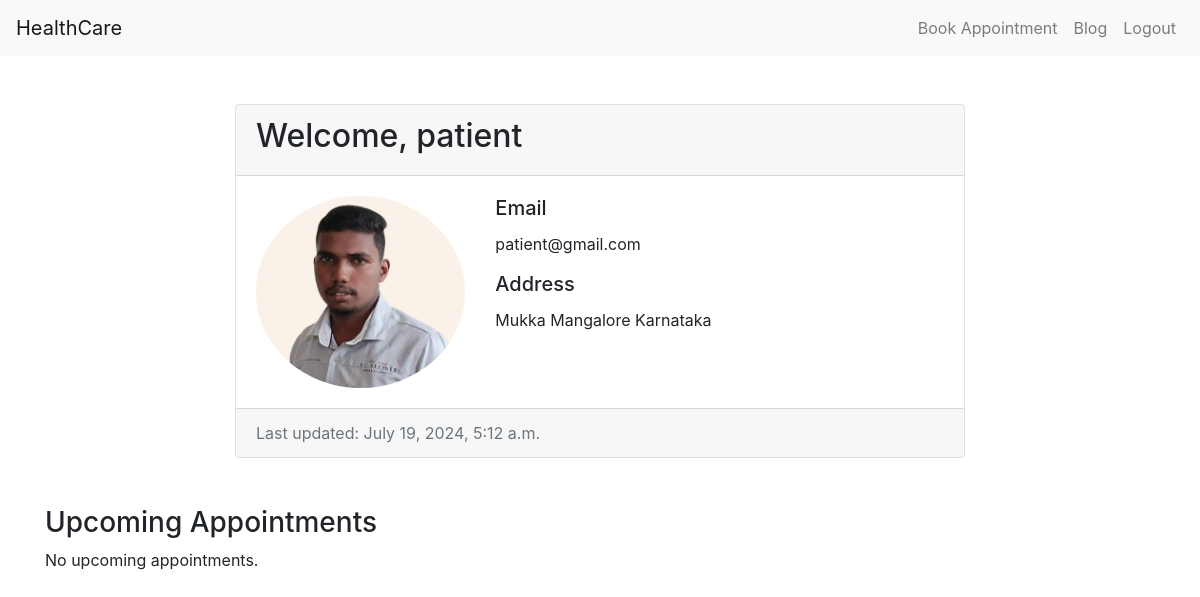
Page /patient_dashboard/ (signed in) on the earlier database version.
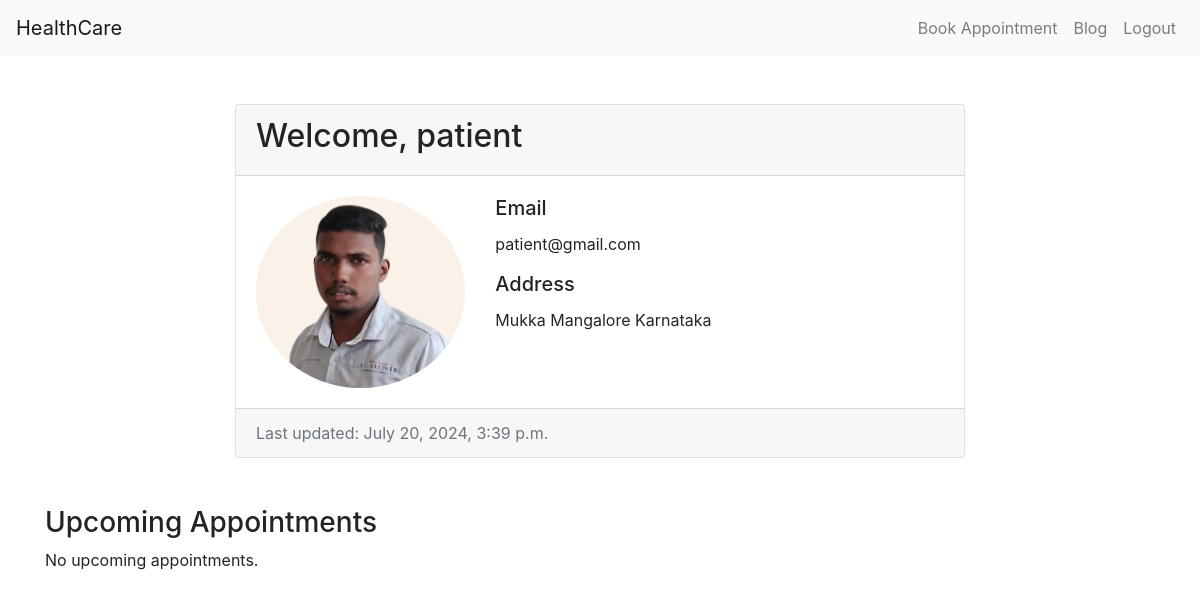
Same page on the later database version.
### accounts/models.py (models this page shows)
class User(AbstractUser):
    is_patient = models.BooleanField(default=False)
    is_doctor = models.BooleanField(default=False)
    address = models.TextField(blank=True, null=True)
    profile_picture = models.ImageField(upload_to='profile_pics/', blank=True, null=True)
    groups = models.ManyToManyField(
        Group,
        related_name='custom_user_set',  # Unique related name for custom User model
        blank=True,
        help_text='The groups this user belongs to.',
        related_query_name='user'
    )
    user_permissions = models.ManyToManyField(
        Permission,
        related_name='custom_user_set',  # Unique related name for custom User model
        blank=True,
        help_text='Specific permissions for this user.',
        related_query_name='user'
    )

### accounts/decorators.py (the view)
        def _wrapped_view(request, *args, **kwargs):
            if not getattr(request.user, f'is_{user_type}', False):
                return HttpResponseForbidden("You are not authorized to view this page.")
            return view_func(request, *args, **kwargs)

### accounts/views.py (called while the page is built)
@login_required
@user_type_required('patient')
def patient_dashboard(request):
    if not request.user.is_patient:
        return HttpResponseForbidden("You are not authorized to view this page.")
    now = timezone.now()
    upcoming_appointments = Appointment.objects.filter(
        patient=request.user,
        date__gte=now.date(),
        start_time__gte=now.time()
    ).order_by('date', 'start_time')
    return render(request, 'patient_dashboard.html', {
        'upcoming_appointments': upcoming_appointments
    })

### templates/patient_dashboard.html (shortened to what this page needs)
<!DOCTYPE html>
<html lang="en">
<head>
    <link href="https://stackpath.bootstrapcdn.com/bootstrap/4.5.2/css/bootstrap.min.css" rel="stylesheet">
</head>
<body>
    <nav class="navbar navbar-expand-lg navbar-light bg-light">
        <a class="navbar-brand" href="#">HealthCare</a>
        <div class="collapse navbar-collapse" id="navbarNav">
            <ul class="navbar-nav ml-auto">
                <li class="nav-item">
                    <a class="nav-link" href="{% url 'list_doctors' %}">Book Appointment</a>
                </li>
                <li class="nav-item">
                    <a class="nav-link" href="{% url 'patient_blog_list' %}">Blog</a>
                </li>
                <li class="nav-item">
                    <a class="nav-link" href="{% url 'logout' %}">Logout</a>
                </li>
            </ul>
        </div>
    </nav>
    <div class="container mt-5">
        <div class="row justify-content-center">
            <div class="col-md-8">
                <div class="card">
                    <div class="card-header">
                        <h2>Welcome, {{ user.username }}</h2>
                    </div>
                    <div class="card-body">
                        <div class="row">
                            <div class="col-md-4">
                                <img src="{{ user.profile_picture.url }}" class="img-fluid rounded-circle" alt="Profile Picture">
                            </div>
                            <div class="col-md-8">
                                <h5 class="card-title">Email</h5>
                                <p class="card-text">{{ user.email }}</p>
                                <h5 class="card-title">Address</h5>
                                <p class="card-text">{{ user.address }}</p>
                            </div>
                        </div>
                    </div>
                    <div class="card-footer text-muted">
                        Last updated: {{ user.last_login }}
                    </div>
                </div>
            </div>
        </div>
        <div class="mt-5">
            <h3>Upcoming Appointments</h3>
            {% if upcoming_appointments %}
                <table class="table table-bordered">
                    <thead>
                        <tr>
                            <th>Doctor</th>
                            <th>Date</th>
                            <th>Start Time</th>
                            <th>End Time</th>
                        </tr>
                    </thead>
                    <tbody>
                        {% for appointment in upcoming_appointments %}
                        <tr>
                            <td>{{ appointment.doctor.username }}</td>
                            <td>{{ appointment.date|date:"Y-m-d" }}</td>
                            <td>{{ appointment.start_time }}</td>
                            <td>{{ appointment.end_time }}</td>
                        </tr>
                        {% endfor %}
                    </tbody>
                </table>
            {% else %}
                <p>No upcoming appointments.</p>
            {% endif %}
        </div>
    </div>
</body>
</html>

Differences in the rows shown:
changed User "patient": last_login "July 19, 2024, 5:12 a.m." → "July 20, 2024, 3:39 p.m."
